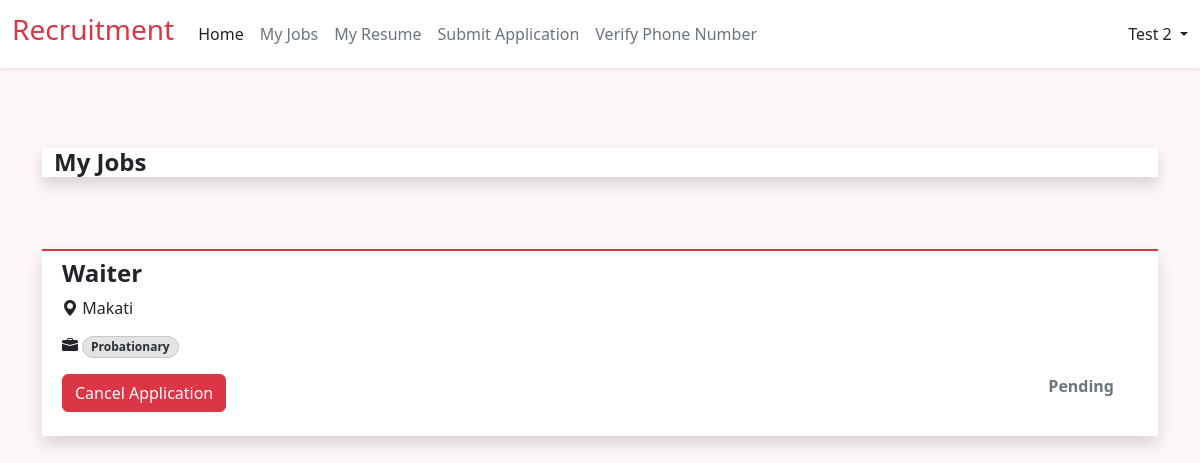
Screenshot of /src/user/frontend/my_jobs.php (signed in) with the database file from the repository.
### tables this page shows
CREATE TABLE `mrfs` (
  `id` int(11) NOT NULL,
  `industry` varchar(255) NOT NULL,
  `mrf_status` varchar(255) NOT NULL,
  `closed_date` date NOT NULL,
  `request_date` date NOT NULL DEFAULT current_timestamp(),
  `client` varchar(255) NOT NULL,
  `location` varchar(255) NOT NULL,
  `aging_days` varchar(255) NOT NULL,
  `mrf_number` varchar(255) NOT NULL,
  `new_request` varchar(255) NOT NULL,
  `head_count` int(11) NOT NULL,
  `job_position` varchar(255) NOT NULL,
  `contract_type` varchar(255) NOT NULL,
  `classification` varchar(255) NOT NULL,
  `placed` int(11) NOT NULL,
  `variance` int(11) NOT NULL,
  `cancel` int(11) NOT NULL,
  `job_description` text NOT NULL,
  `qualification` text NOT NULL,
  `remarks` text NOT NULL
);

CREATE TABLE `job_applicants` (
  `id` int(12) NOT NULL,
  `user_id` int(12) NOT NULL,
  `job_id` int(12) NOT NULL,
  `application_status` varchar(255) NOT NULL,
  `interview_date` datetime DEFAULT NULL,
  `remark` text NOT NULL,
  `employee_id` int(11) NOT NULL
);

### src/user/backend/my_jobs_process.php (called while the page is built, shortened)
<?php
include ("dbconn.php");
if ($_SESSION['user_role'] !== 'user') {
    $_SESSION['error_message'] = "Sorry. You don't have the permission to access this page.";
    header("Location: /recruitment/home");
    exit();
} else {
    $userId = $_SESSION['user_id'];
    $query =
        "SELECT mrfs.id AS mrf_id,  mrfs.job_position, mrfs.contract_type, mrfs.location, mrfs.job_description, mrfs.qualification, job_applicants.id AS applicant_id, job_applicants.application_status
        FROM mrfs
        INNER JOIN job_applicants ON mrfs.id = job_applicants.job_id
        WHERE job_applicants.user_id = ?";
    $stmt = $conn->prepare($query);
    $stmt->bind_param("i", $userId);
    $stmt->execute();
    $result = $stmt->get_result();
    function getStatusClass($status)
    {
        switch ($status) {
            case 'Pending':
                return 'text-secondary';
        }
    }
}
?>

### src/user/frontend/my_jobs.php (the view, shortened to what this page needs)
<?php
include ('src/user/backend/my_jobs_process.php');
include ("components/header.php");
?>
<!DOCTYPE html>
<html lang="en">
<head>
</head>
<body style="background-color: #F4F4F4; ">
    <div class="container">
        <div class="container-fluid bg-white shadow mb-5 mt-5 ">
            <h4 class=" mt-1 mb-1 fw-bold">My Jobs</h4>
        </div>
        <?php
        while ($row = mysqli_fetch_assoc($result)) {
            ?>
            <div class="row">
                <div class="col-sm-12 col-md-12 ">
                    <div class="container-fluid bg-white shadow mb-3 mt-4 border-2 border-top border-danger">
                        <div class="row p-2">
                            <h4 class="fw-bold">
                                <a href="" data-bs-toggle="modal"
                                    data-bs-target="#viewJobDetails<?php echo $row['mrf_id']; ?>"
                                    class="text-decoration-none text-dark"><?php echo $row['job_position'] ?></a>
                            </h4>
                            <div class="row">
                                <div class="col">
                                    <i class="bi bi-geo-alt-fill"></i><span>
                                        <?php echo $row['location']; ?>
                                    </span>
                                </div>
                            </div>
                            <div class="row">
                                <div class="col">
                                    <i class="bi bi-briefcase-fill"></i>
                                    <span
                                        class="badge bg-secondary-subtle border border-secondary-subtle text-secondary-emphasis rounded-pill mt-3">
                                        <?php echo $row['contract_type']; ?>
                                    </span>
                                </div>
                            </div>
                            <div class="row mt-3">
                                <?php
                                if ($row['application_status'] == 'Pending') {
                                    ?>
                                    <div class="col d-flex justify-content-start">
                                        <form id="cancelAppForm<?php echo $row['applicant_id']; ?>" action="" method="post">
                                            <button type="button" class=" btn btn-danger " name="cancelApplicationBtn"
                                                onclick="confirmCancel(<?php echo $row['applicant_id']; ?>)">
                                                Cancel Application
                                            </button>
                                        </form>
                                    </div>
                                    <?php
                                }
                                ?>
                                <div class="col d-flex justify-content-end">
                                    <div
                                        class="fw-bold rounded-1 <?php echo getStatusClass($row['application_status']); ?>">
                                        <?php echo $row['application_status']; ?>
                                    </div>
                                </div>
                            </div>
                        </div>
                    </div>
                </div>
            </div>
            <?php
        }
        ?>
    </div>
</body>
</html>
<?php include ('components/footer.php'); ?>

### rows the page displays
mrfs: job_position "Waiter", location "Makati", contract_type "Probationary", job_applicants.application_status "Pending"

### other values shown
$user "Test 2"
